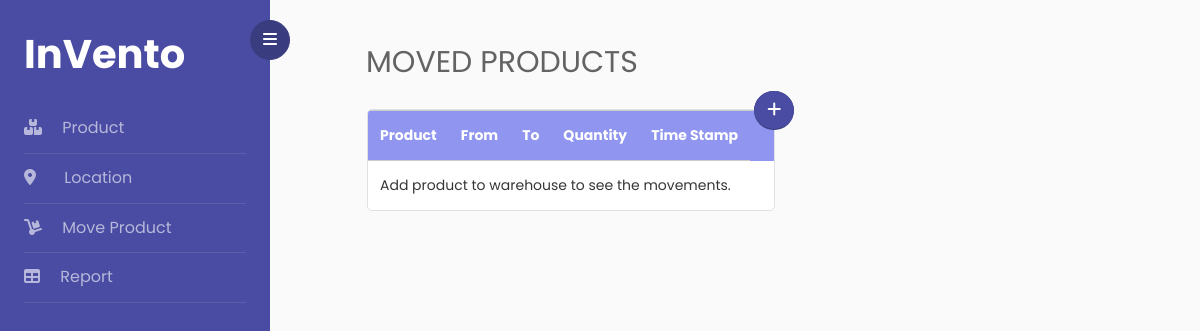
The app's page /product_movement, older data.
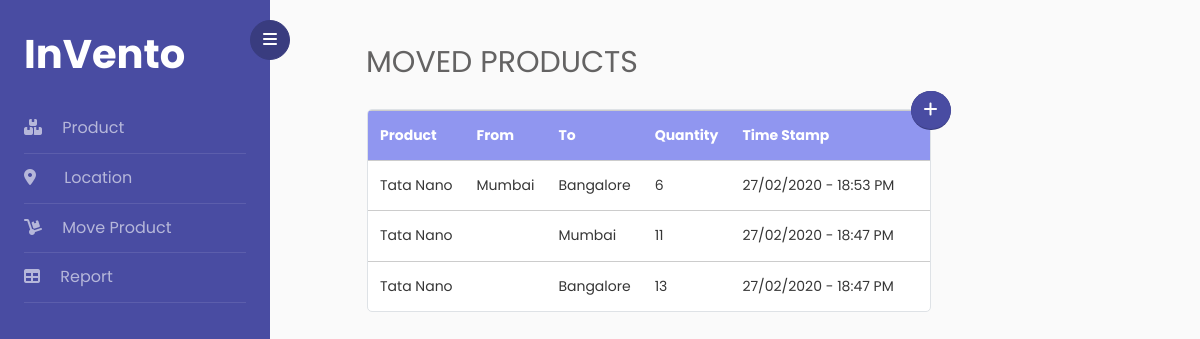
The same page, newer data.
### inventory/models.py (models this page shows, shortened)
class Product(db.Model):
    product_id = db.Column(db.Integer, primary_key=True)
    product_name = db.Column(db.String(20), unique=True, nullable=False)

class ProductMovement(db.Model):
    movement_id = db.Column(db.Integer, primary_key=True)
    timestamp = db.Column(db.DateTime, nullable=False, default=datetime.now)
    from_location = db.Column(db.String(20), db.ForeignKey('location.location_id'))
    to_location = db.Column(db.String(20), db.ForeignKey('location.location_id'))
    product_id = db.Column(db.Integer, db.ForeignKey('product.product_id'), nullable=False)
    qty = db.Column(db.Integer, nullable=False)

### inventory/main/routes.py (the view)
@main.route("/product_movement")
def product_movement():
    product_movements = ProductMovement.query.order_by(ProductMovement.timestamp.desc()).all()
    products = Product.query
    return render_template('product_movement.html', title='Moved Product',product_movements=product_movements, products=products)

### inventory/templates/product_movement.html (shortened to what this page needs)
{% extends "layout.html" %}
{% block content %}
    {% if title=='Moved Product' %}
        <div class="container px-5 py-3">
            <div>
                <h2 class="mb-4 phead">{{ title }}s</h2>
            </div>
            <div class="row">
                <div class="ml-3">
                    <table class="table table-hover table-responsive table-bordered">
                        <thead class="thead-light">
                            <tr>
                                <th>Product</th>
                                <th>From</th>
                                <th>To</th>
                                <th>Quantity</th>
                                <th>Time Stamp</th>
                                <th></th>
                            </tr>
                        </thead>
                        <tbody>
                            {% if not product_movements%}
                                <tr>
                                    <td colspan="5">Add product to warehouse to see the movements.</td>
                                </tr>
                            {% else %}
                                {% for product_movement in product_movements %}
                                    <tr class="l">
                                        <td>{{ products.get(product_movement.product_id).product_name }}</td>
                                        <td>{{ product_movement.from_location }}</td>
                                        <td>{{ product_movement.to_location }}</td>
                                        <td>{{ product_movement.qty }}</td>
                                        <td>{{ product_movement.timestamp.strftime('%d/%m/%Y - %H:%M %p') }}</td>
                                        <td>
                                        </td>
                                    </tr>
                                {% endfor %}
                            {% endif %}
                        </tbody>
                    </table>
                </div>
                <div class="add">
                    <button type="button" id="sidebarCollapse" class="add-button btn btn-primary">
                        <a href="{{ url_for('product_movements.new_product_movement') }}"><i class="fas fa-plus"></i></a>
                    </button><a class="b" href="{{ url_for('product_movements.new_product_movement') }}"><i>Move Product</i></a>
                </div>
            </div>
        </div>
    {% endif %}
{% endblock content %}

### inventory/templates/layout.html (shortened to what this page needs)
<!doctype html>
<html lang="en">
<head>
	<link rel="stylesheet" type="text/css" href="{{ url_for('static', filename='style.css') }}">
</head>
<body>
	<div class="wrapper d-flex align-items-stretch">
		<nav id="sidebar">
			<div class="custom-menu">
				<button type="button" id="sidebarCollapse" class="btn btn-primary ">
					<i class="fa fa-bars"></i>
				</button>
			</div>
			<div class="p-4">
				<h1><a href="/" class="logo">InVento</a></h1>
				<ul class="list-unstyled components mb-5">
					<li>
                        <a class="nav-item nav-link" href="{{ url_for('main.product') }}"><i class="fas fa-boxes mr-3"></i> Product</a>
					</li>
					<li>
						<a class="nav-item nav-link" href="{{ url_for('main.location') }}"><i class="fas fa-map-marker-alt mr-4"></i> Location</a>
					</li>
					<li>
						<a class="nav-item nav-link" href="{{ url_for('main.product_movement') }}"><i class="fas fa-dolly mr-3"></i> Move Product</a>
					</li>
					<li>
						<a class="nav-item nav-link" href="{{ url_for('main.report') }}"><i class="fas fa-table mr-3"></i> Report</a>
					</li>
				</ul>
			</div>
		</nav>
		<div id="content">
			<div  class="p-4 px-md-5">
				{% block content %}{% endblock %}
			</div>
		</div>
	</div>
</body>
</html>

### inventory/templates/layout.html (style rules this page uses)
.phead { font-size: 30px; color: rgb(100, 99, 99); text-transform: uppercase; }
.table { background-color: #fff; border-radius: 5px; color: rgb(54, 54, 54); }
.table .thead-light th { background-color:rgb(144, 150, 240); color: #fff; }
.table-bordered td { border: none !important; border-top: solid 1px #ccc !important; }
.table-bordered th { border: none !important; border-top: solid 1px #ccc !important; }
.add-button { border-radius: 50% !important; }
.add { overflow: hidden; background: #393c7f !important; list-style: none; white-space:nowrap; margin-right: 10px; border-radius: 25px; display: inline-block; height: 2.42rem; position: relative; margin-left: -1.3rem; margin-top: -1.1rem; z-index: 1; }
.add a i { color: #fff; }

Row changes from the older to the newer data that the page shows:
added ProductMovement: from_location "Mumbai", to_location "Bangalore", qty "6", timestamp "27/02/2020 - 18:53 PM"
added Product: get "Tata Nano"
added ProductMovement: to_location "Mumbai", qty "11", timestamp "27/02/2020 - 18:47 PM"
added ProductMovement: to_location "Bangalore", qty "13", timestamp "27/02/2020 - 18:47 PM"
Text that changed along with them:
text no longer shown: "Add product to warehouse to see the movements."
